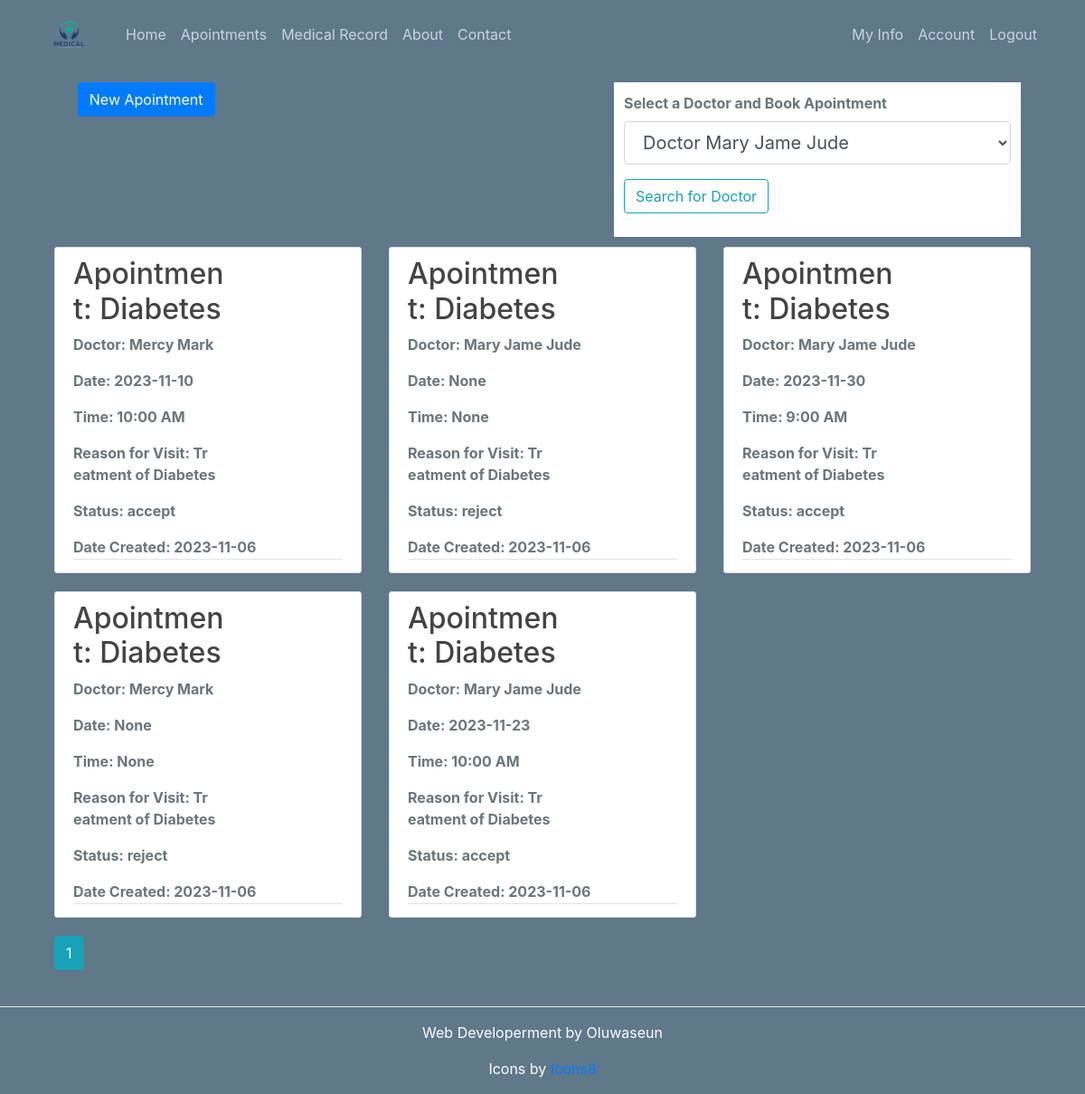
Screenshot of /view_apointment (signed in) with the database file from the repository.
### patient/models.py (models this page shows, shortened)
class Apointment(db.Model):
    id = db.Column(db.Integer, primary_key=True)
    title = db.Column(db.String(100), nullable=False)
    doctor = db.Column(db.String(255), nullable=False)
    time = db.Column(db.String(255), nullable=False)
    date = db.Column(db.String(100), nullable=False)
    reason = db.Column(db.String(255), nullable=False)
    status = db.Column(db.String(255), nullable=False)
    date_posted = db.Column(db.DateTime, nullable=False, default=datetime.utcnow)
    user_id = db.Column(db.Integer, db.ForeignKey('user.id'), nullable=False)

### patient/main/routes.py (the view)
@main.route("/view_apointment")
def view_apointment():
	doctors = Health.query.with_entities(Health.worker_name).all()
	page = request.args.get('page', 1, type=int)
	user = User.query.filter_by(username=current_user.username).first_or_404()
	apointments = Apointment.query.filter_by(author=user).order_by(Apointment.date_posted.desc()).paginate(page=page, per_page=5)
	return render_template('view_apointment.html', apointments=apointments, doctors=doctors)

### patient/models.py (called while the page is built)
@login_manager.user_loader
def load_user(user_id):
    return User.query.get(int(user_id))

### patient/templates/view_apointment.html (shortened to what this page needs)
{% extends "layout.html" %}
{% block content %}
<div class="col-md-12 topbar text-muted" style="color: black;">
  <div class="col-5" style="float: left; margin: 1%;">
<a href="{{ url_for('apointments.new_apointment') }}" class="btn btn-primary me-md-2">New Apointment</a>
</div>
  <div class="col-5 search" style="">
    <form method="GET" action="{{ url_for('apointments.search') }}">
    <div class="form-group">
    <label for="doctor" class="form-control-label">Select a Doctor and Book Apointment</label>
    <select id="doctor" name="doctor" class="form-control form-control-lg">
      {% for doctor in doctors %}
        <option value="{{ doctor[0] }}">Doctor {{ doctor[0] }}</option>
      {% endfor %}
    </select>
  </div>
    <div class="form-group">
    <input type="submit" value="Search for Doctor" class="btn btn-outline-info">
    </div>
</form>
</div>
<div class="row text-muted">
    {% for apointment in apointments.items %}
    <div class="col-4">
        <article class="media content-section" >
          <div class="media-body">
            <h2><a class="article-title" href="{{ url_for('apointments.apointment', apointment_id=apointment.id) }}">Apointment: {{ apointment.title }}</a></h2>
            <p class="article-content">Doctor: {{ apointment.doctor }}</p>
            <p class="article-content">Date: {{ apointment.date }}</p>
            <p class="article-content">Time: {{ apointment.time }}</p>
            <p class="article-content">Reason for Visit: {{ apointment.reason }}</p>
            <p class="article-content">Status: {{ apointment.status }}</p>
            <div class="article-metadata">
              Date Created: {{ apointment.date_posted.strftime('%Y-%m-%d') }}
            </div>
        </article>
      </div>
    {% endfor %}
    </div>
    {% for page_num in apointments.iter_pages(left_edge=1, right_edge=1, left_current=1, right_current=2) %}
      {% if page_num %}
        {% if apointments.page == page_num %}
          <a class="btn btn-info mb-4" href="{{ url_for('main.home', page=page_num) }}">{{ page_num }}</a>
        {% else %}
          <a class="btn btn-outline-info mb-4" href="{{ url_for('main.home', page=page_num) }}">{{ page_num }}</a>
        {% endif %}
      {% else %}
        ...
      {% endif %}
    {% endfor %}
{% endblock content %}

### patient/static/main.css (style rules this page uses)
body { background: #5f788a; color: #333333; }
h1, h2, h3, h4, h5, h6 { color: #444444; }
.content-section { background: #ffffff; padding: 10px 20px; border: 1px solid #dddddd; border-radius: 3px; margin-bottom: 20px; text-wrap: balance; word-break: break-all; }
.article-title { color: #444444; }
.article-content { text-wrap: balance; word-break: break-all; }
.article-metadata { padding-bottom: 1px; margin-bottom: 4px; border-bottom: 1px solid #e3e3e3 }
.col-md-12 { color: white; font-weight: bolder; }
.topbar { margin-top: 5rem; clear: both; }
.search { float: right; padding: 1%; background-color: white; margin: 1%; }

### rows the page displays
Apointment: title "Diabetes", doctor "Mercy Mark", date "2023-11-10", time "10:00 AM", reason "Treatment of Diabetes", status "accept", date_posted "2023-11-06"
Apointment: title "Diabetes", doctor "Mary Jame Jude", date "None", time "None", reason "Treatment of Diabetes", status "reject", date_posted "2023-11-06"
Apointment: title "Diabetes", doctor "Mary Jame Jude", date "2023-11-30", time "9:00 AM", reason "Treatment of Diabetes", status "accept", date_posted "2023-11-06"
Apointment: title "Diabetes", doctor "Mercy Mark", date "None", time "None", reason "Treatment of Diabetes", status "reject", date_posted "2023-11-06"
Apointment: title "Diabetes", doctor "Mary Jame Jude", date "2023-11-23", time "10:00 AM", reason "Treatment of Diabetes", status "accept", date_posted "2023-11-06"

### other values shown
{{ page_num }} "1"
